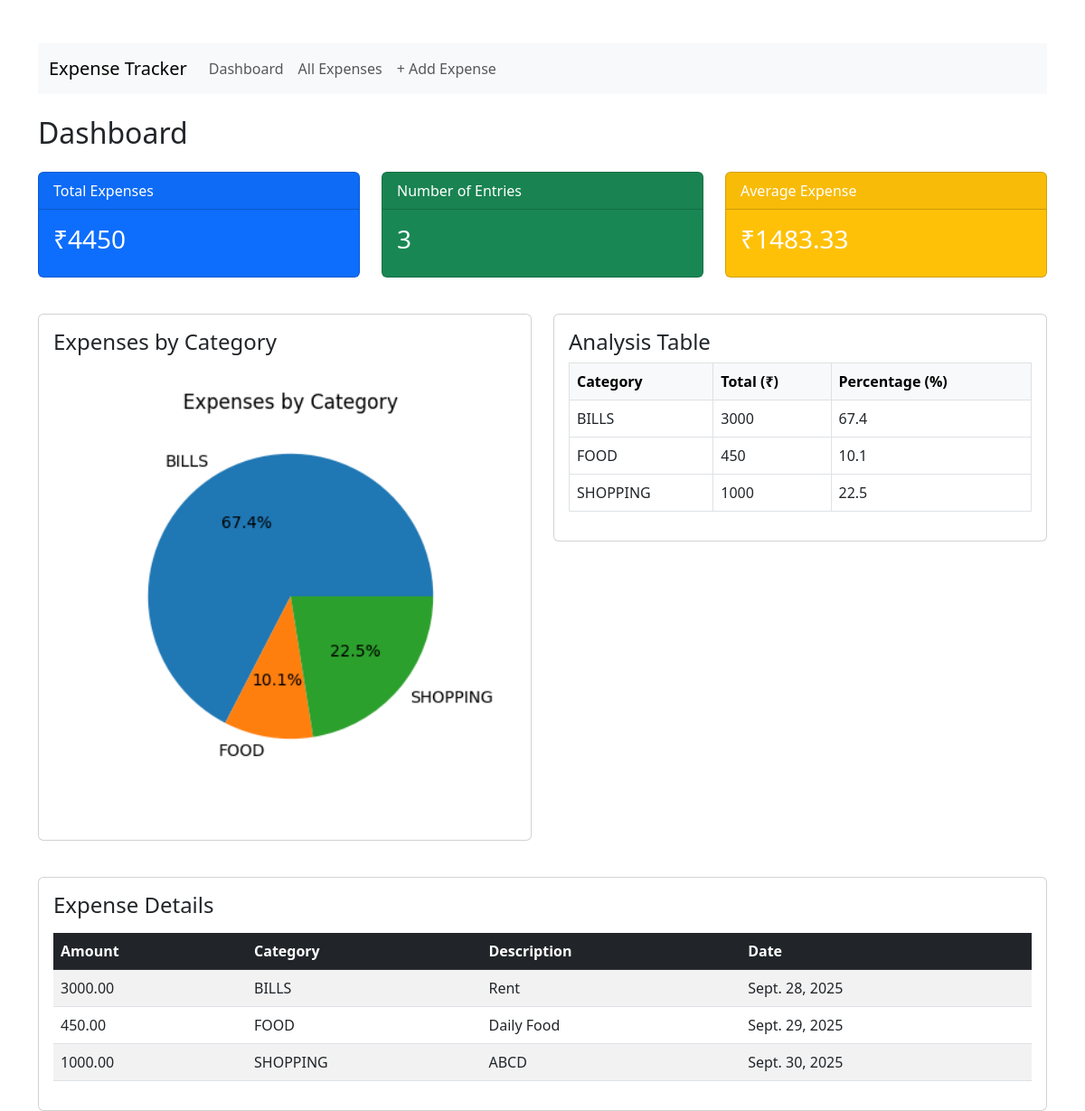
/dashboard/, run on the app's committed database.
### tracker/models.py (models this page shows, shortened)
class Expense(models.Model):
    CATEGORY_CHOICES = [
        ('FOOD', 'Food'),
        ('TRAVEL', 'Travel'),
        ('SHOPPING', 'Shopping'),
        ('BILLS', 'Bills'),
        ('OTHER', 'Other'),
    ]
    amount = models.DecimalField(max_digits=10, decimal_places=2)
    category = models.CharField(max_length=20, choices=CATEGORY_CHOICES)
    description = models.TextField(blank=True)
    date = models.DateField()

### tracker/views.py (the view)
# urls.py: path('dashboard/', views.dashboard, name='dashboard'),
def dashboard(request):
    now = datetime.now()
    expenses = Expense.objects.filter(date__year=now.year, date__month=now.month)
    total = expenses.aggregate(Sum('amount'))['amount__sum'] or 0
    count = expenses.count()
    average = round(total / count, 2) if count > 0 else 0  # Calculate average safely
    data = expenses.values('category').annotate(total=Sum('amount'))
    labels = [d['category'] for d in data]
    sizes = [float(d['total']) for d in data]
    analysis = []
    for d in data:
        percentage = (d['total'] / total * 100) if total > 0 else 0
        analysis.append({'category': d['category'], 'total': d['total'], 'percentage': round(percentage, 1)})
    chart = None
    if labels and sizes:
        plt.figure(figsize=(4,4))
        plt.pie(sizes, labels=labels, autopct='%1.1f%%')
        plt.title("Expenses by Category")
        buf = io.BytesIO()
        plt.savefig(buf, format='png')
        buf.seek(0)
        string = base64.b64encode(buf.read())
        chart = urllib.parse.quote(string)
        plt.close()
    return render(request, 'tracker/dashboard.html', {
        'total': total,
        'expenses': expenses,
        'average': average,  # Pass average here
        'chart': chart,
        'analysis': analysis
    })

### tracker/templates/tracker/dashboard.html (shortened to what this page needs)
{% extends 'tracker/base.html' %}
{% block content %}
<h2 class="mb-4">Dashboard</h2>
<div class="row mb-4">
    <div class="col-md-4">
        <div class="card text-white bg-primary mb-3">
            <div class="card-header">Total Expenses</div>
            <div class="card-body">
                <h3 class="card-title">₹{{ total }}</h3>
            </div>
        </div>
    </div>
    <div class="col-md-4">
        <div class="card text-white bg-success mb-3">
            <div class="card-header">Number of Entries</div>
            <div class="card-body">
                <h3 class="card-title">{{ expenses|length }}</h3>
            </div>
        </div>
    </div>
    <div class="col-md-4">
        <div class="card text-white bg-warning mb-3">
            <div class="card-header">Average Expense</div>
            <div class="card-body">
                <h3 class="card-title">₹{{ average }}</h3>
            </div>
        </div>
    </div>
</div>
<div class="row mb-4">
    <div class="col-md-6">
        <div class="card p-3 mb-3">
            <h4 class="card-title">Expenses by Category</h4>
            {% if chart %}
            <img alt="Pie Chart" class="img-fluid">
            {% else %}
            <p>No data to show for this month.</p>
            {% endif %}
        </div>
    </div>
    <div class="col-md-6">
        <div class="card p-3 mb-3">
            <h4 class="card-title">Analysis Table</h4>
            {% if analysis %}
            <div class="table-responsive">
                <table class="table table-bordered">
                    <thead class="table-light">
                        <tr>
                            <th>Category</th>
                            <th>Total (₹)</th>
                            <th>Percentage (%)</th>
                        </tr>
                    </thead>
                    <tbody>
                        {% for item in analysis %}
                        <tr>
                            <td>{{ item.category }}</td>
                            <td>{{ item.total }}</td>
                            <td>{{ item.percentage }}</td>
                        </tr>
                        {% endfor %}
                    </tbody>
                </table>
            </div>
            {% else %}
            <p>No data available for analysis.</p>
            {% endif %}
        </div>
    </div>
</div>
<div class="card p-3">
    <h4 class="card-title mb-3">Expense Details</h4>
    <div class="table-responsive">
        <table class="table table-striped">
            <thead class="table-dark">
                <tr>
                    <th>Amount</th>
                    <th>Category</th>
                    <th>Description</th>
                    <th>Date</th>
                </tr>
            </thead>
            <tbody>
                {% for expense in expenses %}
                <tr>
                    <td>{{ expense.amount }}</td>
                    <td>{{ expense.category }}</td>
                    <td>{{ expense.description }}</td>
                    <td>{{ expense.date }}</td>
                </tr>
                {% empty %}
                <tr>
                    <td colspan="4">No expenses this month.</td>
                </tr>
                {% endfor %}
            </tbody>
        </table>
    </div>
</div>
{% endblock %}

### tracker/templates/tracker/base.html (shortened to what this page needs)
<!DOCTYPE html>
<html>
<head>
    <link rel="stylesheet" href="https://cdn.jsdelivr.net/npm/bootstrap@5.3.0/dist/css/bootstrap.min.css">
</head>
<body class="container mt-5">
    <nav class="navbar navbar-expand-lg navbar-light bg-light mb-4">
        <div class="container-fluid">
            <a class="navbar-brand" href="#">Expense Tracker</a>
            <div class="collapse navbar-collapse">
                <ul class="navbar-nav me-auto">
                    <li class="nav-item">
                        <a class="nav-link" href="{% url 'dashboard' %}">Dashboard</a>
                    </li>
                    <li class="nav-item">
                        <a class="nav-link" href="{% url 'list_expenses' %}">All Expenses</a>
                    </li>
                    <li class="nav-item">
                        <a class="nav-link" href="{% url 'add_expense' %}">+ Add Expense</a>
                    </li>
                </ul>
            </div>
        </div>
    </nav>
    {% block content %}{% endblock %}
</body>
</html>

### data on the page
Expense: category "BILLS", total "3000", percentage "67.4", amount "3000.00", description "Rent", date "Sept. 28, 2025"
Expense: category "FOOD", total "450", percentage "10.1", amount "450.00", description "Daily Food", date "Sept. 29, 2025"
Expense: category "SHOPPING", total "1000", percentage "22.5", amount "1000.00", description "ABCD", date "Sept. 30, 2025"

### other printed values
{{ total }} "4450"
{{ expenses|length }} "3"
{{ average }} "1483.33"
